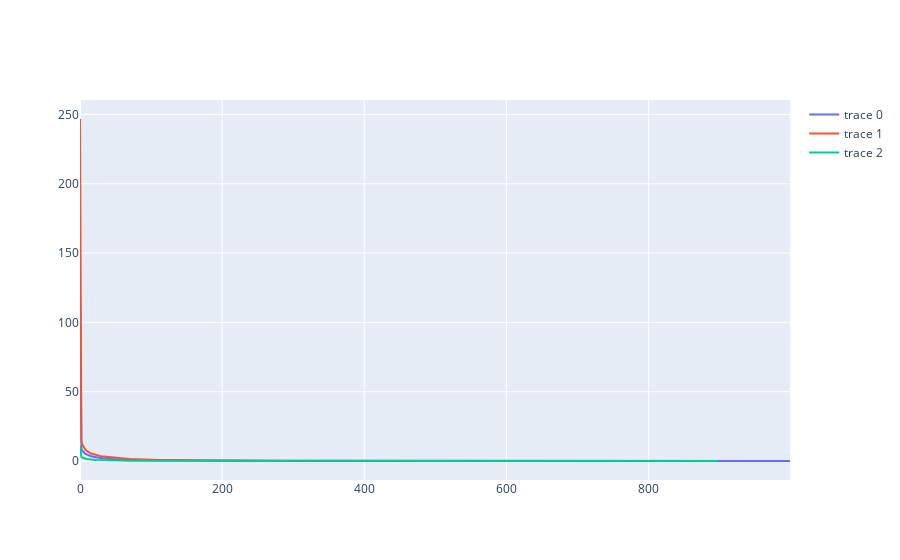

The notebook cell this image was saved under:
### Code cell
plot_loss()

### Figure 1 — Plotly figure (JSON) as saved in the notebook; plotly's stock layout.template omitted (floating-point values rounded to 4 significant figures; data arrays with more than 128 entries replaced by an {"elided": "..."} marker saying what was removed)
{"data": [{"type": "scatter", "y": {"elided": "1000 float values"}}, {"type": "scatter", "y": {"elided": "875 float values"}}, {"type": "scatter", "y": {"elided": "899 float values"}}], "layout": {}}
